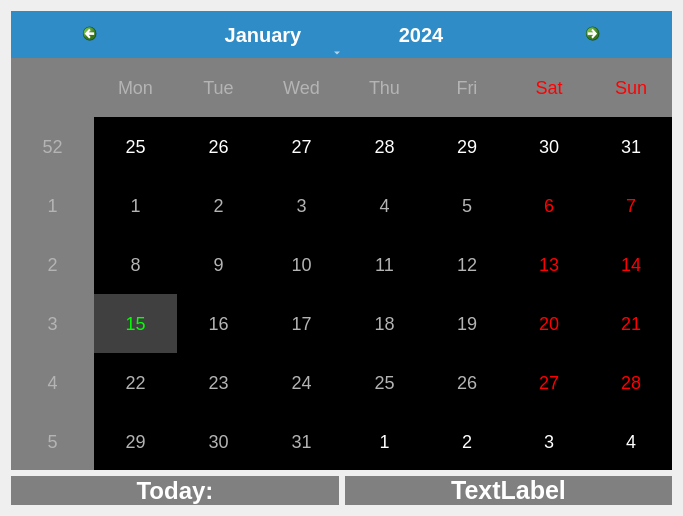
<?xml version="1.0" encoding="UTF-8"?>
<ui version="4.0">
 <class>Dialog</class>
 <widget class="QDialog" name="Dialog">
  <property name="geometry">
   <rect>
    <x>0</x>
    <y>0</y>
    <width>683</width>
    <height>516</height>
   </rect>
  </property>
  <property name="windowTitle">
   <string>PyQt6 Calendar</string>
  </property>
  <layout class="QVBoxLayout" name="verticalLayout">
   <item>
    <widget class="QCalendarWidget" name="calendarWidget">
     <property name="styleSheet">
      <string notr="true">QCalendarWidget QToolButton{
	height:40px;
	width:150px;
	color:black;
	font-size:20px;
}
QCalendarWidget QWidget {
	alternate-background-color:rgb(128,128,128);
	color:white;
}
QCalendarWidget QAbstractItemView:enabled {

font-size: 18px;
color:rgb(180, 180, 180);
background-color:black;
selection-background-color:rgb(64,64,64);
selection-color:rgb(0,255,0);

}

</string>
     </property>
    </widget>
   </item>
   <item>
    <layout class="QHBoxLayout" name="horizontalLayout">
     <item>
      <widget class="QLabel" name="label_2">
       <property name="font">
        <font>
         <pointsize>18</pointsize>
         <bold>true</bold>
         <strikeout>false</strikeout>
        </font>
       </property>
       <property name="styleSheet">
        <string notr="true">background:gray; color:white</string>
       </property>
       <property name="frameShape">
        <enum>QFrame::NoFrame</enum>
       </property>
       <property name="frameShadow">
        <enum>QFrame::Plain</enum>
       </property>
       <property name="lineWidth">
        <number>1</number>
       </property>
       <property name="text">
        <string>Today:</string>
       </property>
       <property name="alignment">
        <set>Qt::AlignCenter</set>
       </property>
      </widget>
     </item>
     <item>
      <widget class="QLabel" name="label">
       <property name="font">
        <font>
         <pointsize>19</pointsize>
         <bold>true</bold>
        </font>
       </property>
       <property name="styleSheet">
        <string notr="true">background:gray; color:white;</string>
       </property>
       <property name="text">
        <string>TextLabel</string>
       </property>
       <property name="alignment">
        <set>Qt::AlignCenter</set>
       </property>
      </widget>
     </item>
    </layout>
   </item>
  </layout>
 </widget>
 <resources/>
 <connections/>
</ui>
